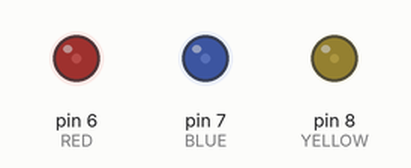
This sketch was run on a simulated Arduino Uno, built with avr-gcc and run on an emulated ATmega328P. Parts: output pins drawn as LEDs (lit = HIGH).

Above: at 0.86 s.
At 6.58 s:
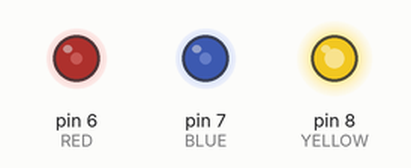
At 11.1 s:
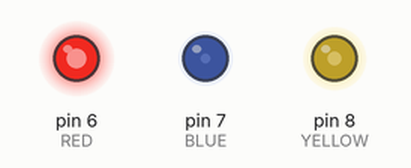
At 19.94 s:
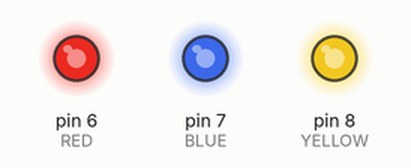
At 31.78 s:
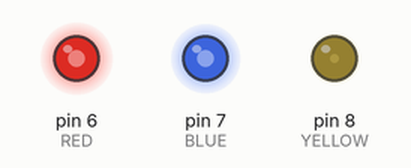
At 39.42 s:
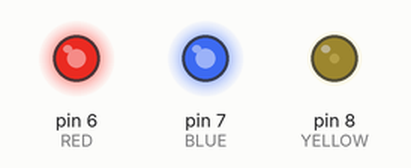
Timing chart, 0 to 40.0 s (numbered marks = the images above):
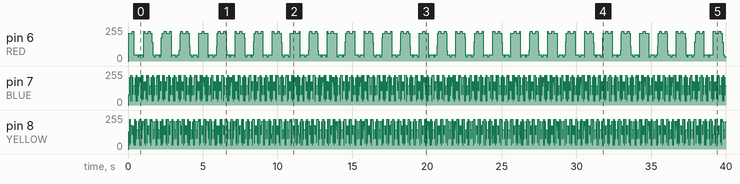

Measured:
- by itself, pin 6 (RED): moves between 31/255 and 224/255, repeating every 14.8 s

The sketch:

fakePointer_pass.ino
```cpp
#include <Arduino_FreeRTOS.h>

#define   RED     6
#define   BLUE    7
#define   YELLOW  8

typedef int TaskProfiler;

TaskProfiler RedLEDProfiler;
TaskProfiler YellowLEDProfiler;
TaskProfiler BlueLEDProfiler;

const uint16_t *blueLed =(uint16_t *) BLUE;
const uint16_t *redLed  =(uint16_t *)RED;
const uint16_t *yellowLed = (uint16_t)YELLOW;
void setup()
{
  xTaskCreate(ledControllerTask,"RED LED Task",100,(void *)redLed ,1,NULL);
  xTaskCreate(ledControllerTask, "BLUE LED Task", 100,(void *)blueLed,1,NULL);
  xTaskCreate(ledControllerTask,"YELLOW LED Task", 100, (void *)yellowLed,1,NULL);

}

void ledControllerTask(void *pvParameters)
{
  pinMode(RED,OUTPUT);
  pinMode(BLUE,OUTPUT);
  pinMode(YELLOW,OUTPUT);

  while(1)
  {
    digitalWrite(pvParameters,digitalRead(pvParameters)^1);
  }
}

void loop(){}
```
